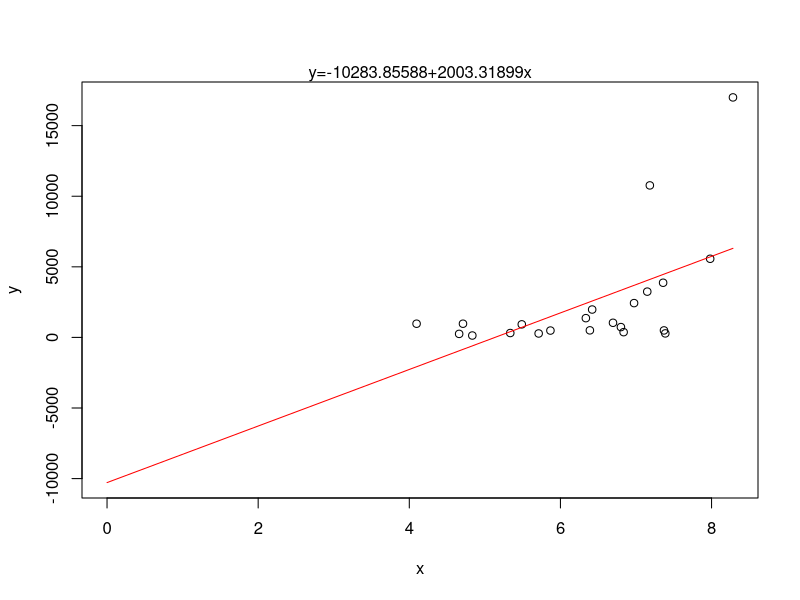
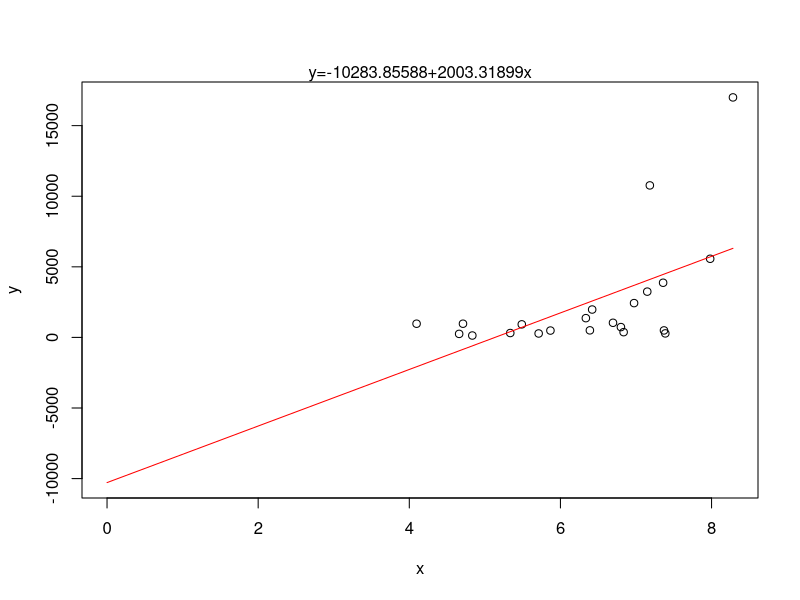
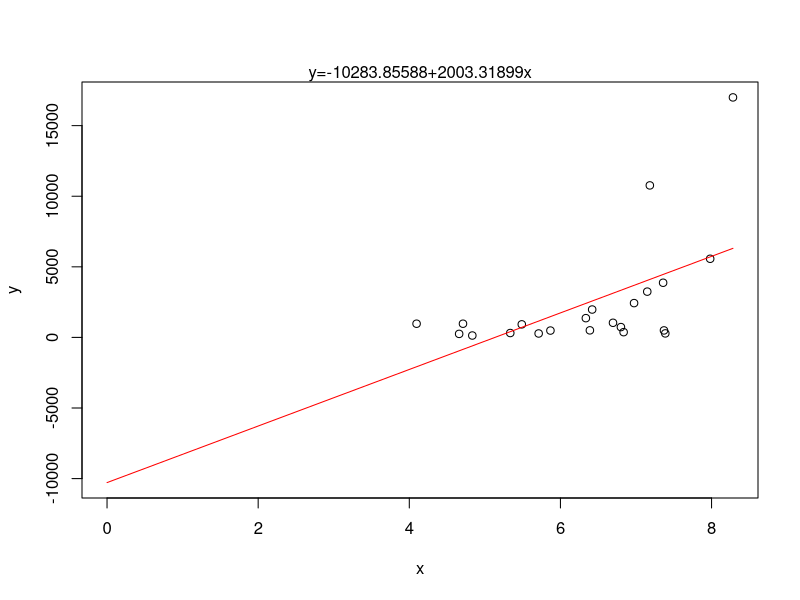
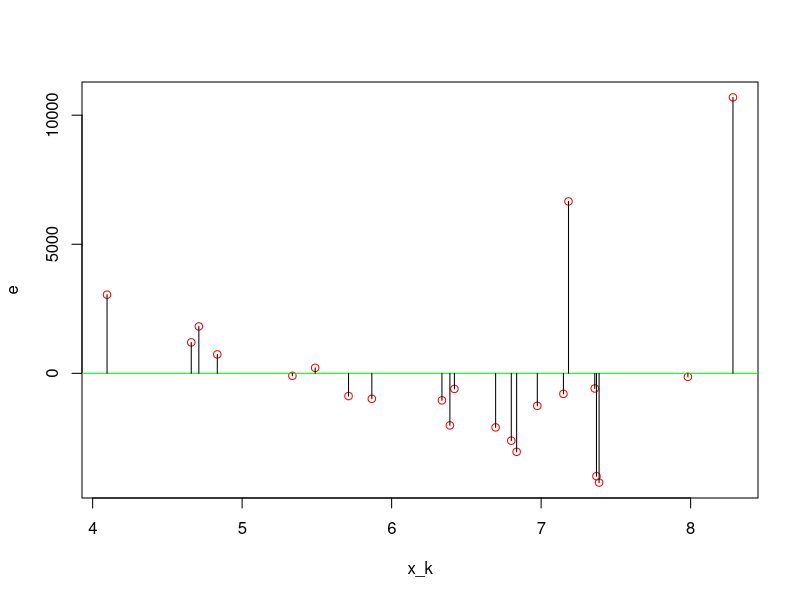
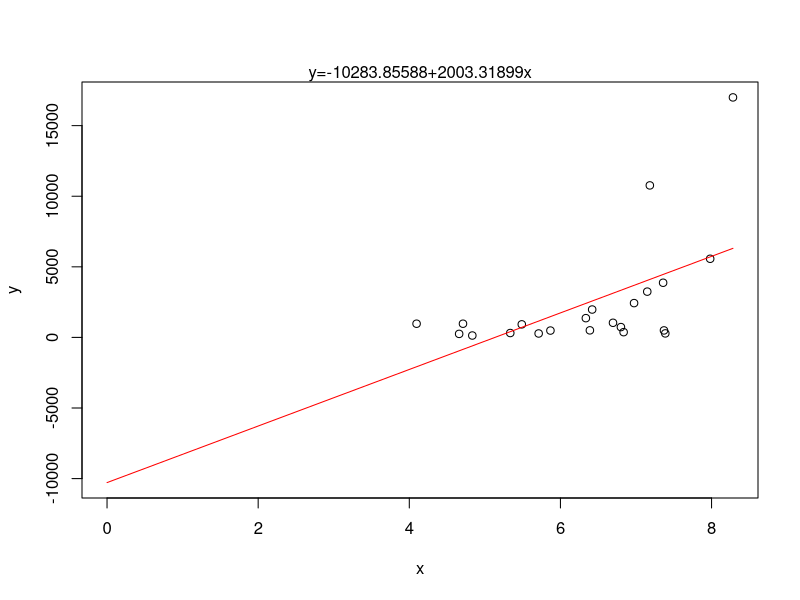
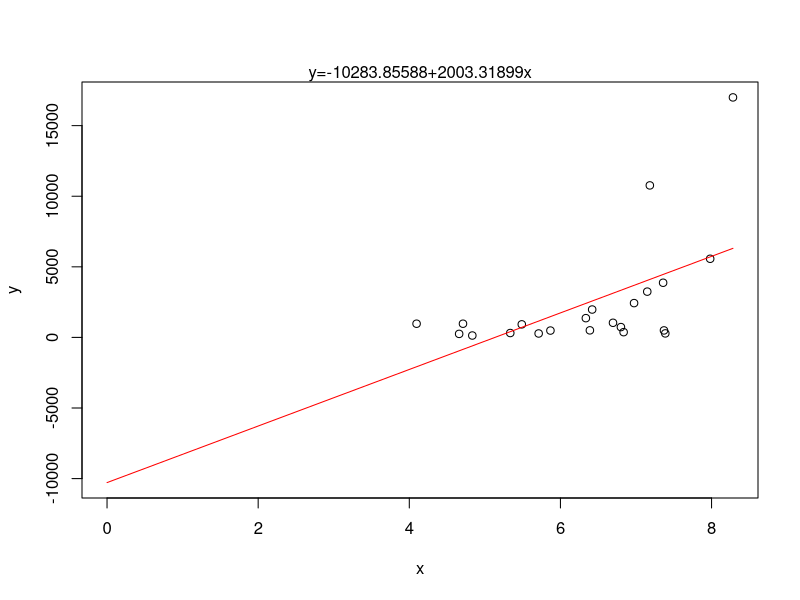
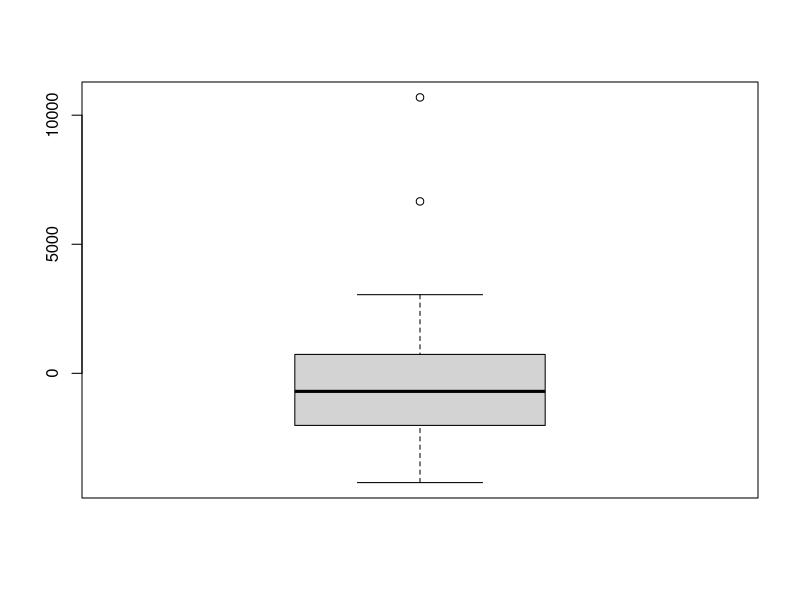

Recreate these plots in R, in order.
## ---- chunk 1
K=read.table(file='kittiwak.txt',header=TRUE)
P=read.table(file='physical.txt',header=TRUE)

rls <- function(x,y){
  graphics.off()
  mx=mean(x)
  my=mean(y)
  b1=sum((x-mx)*(y-my))/sum((x-mx)^2)
  b0=my-b1*mx
  if (b1<0){
    plot(x,y, xlim=c(min(0,x),max(x)),ylim=c(min(y),ceiling(max(y,b0))))
    mtext(paste0('y=',round(b0,6),round(b1,6),'x'), side = 3)}
  else{
    plot(x,y, xlim=c(min(0,x),max(x)),ylim=c(min(floor(b0),y),ceiling(max(y))))
    mtext(paste0('y=',round(b0,6),'+',round(b1,6),'x'), side = 3)}
  curve(b0+b1*x,add=TRUE,col='red')
  return(c(b0,b1))} #y=b0+b1x

rls_est <- function(x,y,x0){
  b0=rls(x,y)[1]
  b1=rls(x,y)[2]
  graphics.off()
  y_est=b0+b1*x0
  plot(x,y)
  points(x0,y_est,col='red')
  abline(h=y_est,v=x0,col='blue')
  curve(b0+b1*x,add=TRUE,col='red')
  return(y_est)
}

rls_var <- function(x,y){
  b0=rls(x,y)[1]
  b1=rls(x,y)[2]
  graphics.off()
  n=length(x)
  e2=sum((y-(b1*x+b0))^2)
  return(c(e2/n,e2/(n-2))) 
} #Sesgado (est. de max. veros.) e insesgado (var. res.)

rls_ci <- function(x,y,ci){
  n=length(x)
  S2X = var(x)
  S2R = rls_var(x,y)[2] #Usando la varianza residual insesgada
  if (n>=30)
    q=qnorm((1-ci)/2,lower.tail = 0)
  else
    q=qt((1-ci)/2,df=n-2,lower.tail = 0)
  b0_est=rls(x,y)[1]
  b1_est=rls(x,y)[2]
  graphics.off()
  l_b1=b1_est-q*sqrt(S2R/((n-1)*S2X))
  u_b1=b1_est+q*sqrt(S2R/((n-1)*S2X))
  
  mx=mean(x)
  l_b0=b0_est-q*sqrt(S2R*(1/n+mx^2/((n-1)*S2R)))
  u_b0=b0_est+q*sqrt(S2R*(1/n+mx^2/((n-1)*S2R)))
  return(list('b0'=c(l_b0,u_b0),'b1'=c(l_b1,u_b1)))
}

rls_err <- function(x,y){
  b0=rls(x,y)[1]
  b1=rls(x,y)[2]
  graphics.off()
  e=y-(b1*x+b0)
  return(e)
}
## ---- chunk 2
x_k=log(K$Area)
y_k=K$Population
rls(x_k,y_k)
## ---- chunk 3
e=rls_err(x_k,y_k)
mean(e) #Valor promedio del residuo
plot(x_k,e,col='red')  #Scatterplot de la distribución del error
abline(h=0,col='green')
segments(x_k,0,x_k,e)  
## ---- chunk 4
boxplot(rls_err(x_k,y_k)) #Boxplot de la distribución del error
## ---- chunk 5

## ---- chunk 6

## ---- chunk 7

## ---- chunk 8

## ---- chunk 9

## ---- chunk 10

## ---- chunk 11

